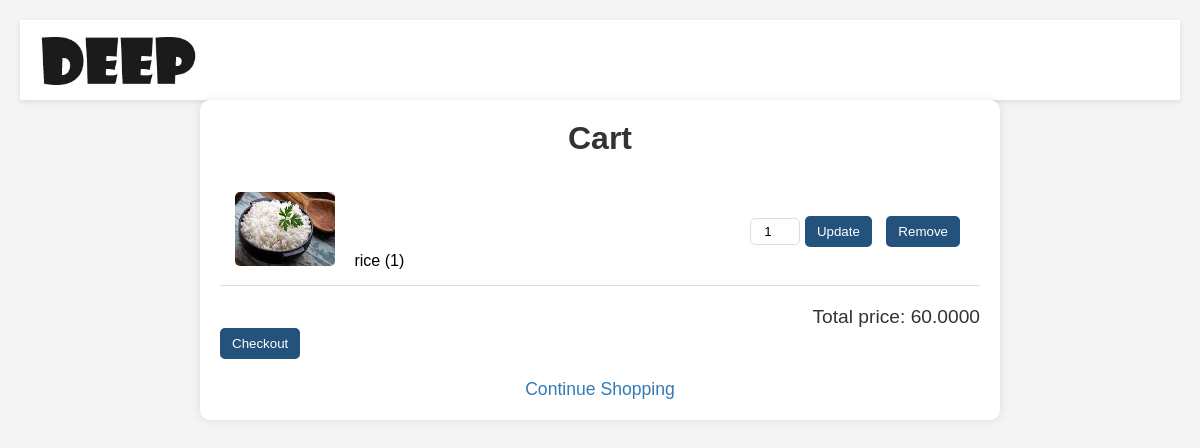
Page /cart/ (signed in) on the committed database.
### app1/models.py (models this page shows, shortened)
class CartItem(models.Model):
    cart = models.ForeignKey(Cart, on_delete=models.CASCADE)
    product = models.ForeignKey(Product, on_delete=models.CASCADE)
    quantity = models.PositiveIntegerField(default=1)

class Product(models.Model):
    id=models.IntegerField(primary_key=True)
    product_name=models.CharField(max_length=255)
    price=models.DecimalField(max_digits=10,decimal_places=2)
    discount_price=models.IntegerField()
    cat=[('acc','Accessories'),('sports','Sports'),('bag','Bag'),('food','food'),('default','Default')]
    category=models.CharField(max_length=100,choices=cat)
    image=models.ImageField()

class Cart(models.Model):
    user = models.ForeignKey('auth.User', on_delete=models.CASCADE)
    total_price = models.DecimalField(max_digits=10, decimal_places=4, default=0.00)

### app1/views.py (the view)
# urls.py: path('cart/', cart_view, name='cart_view'),
@login_required
def cart_view(request):
    cart, created = Cart.objects.get_or_create(user=request.user)
    cart_items = CartItem.objects.filter(cart=cart)
    total_price = cart.total_price
    return render(request, 'app1/cart.html', {'cart_items': cart_items, 'total_price': total_price})

### app1/templates/app1/cart.html (shortened to what this page needs)
<!DOCTYPE html>
<html lang="en">
<head>
    {% load static %}
    <link rel="stylesheet" href="{% static 'app1/cart_style.css' %}">
    <link rel="stylesheet" href="https://cdnjs.cloudflare.com/ajax/libs/font-awesome/6.0.0-beta3/css/all.min.css">
</head>
<body>
<header>
    <nav>
        <a href="{% url 'home' %}">
            <img src="{% static 'app1/images/DG.JPG' %}" height="60px" alt="Logo">
        </a>
    </nav>
</header>
<div class="cart-container">
    <h1>Cart</h1>
    <ul>
        {% for item in cart_items %}
            <li>
                <div class="product-info">
                    <img src="{{ item.product.image.url }}" alt="{{ item.product.product_name }}">
                    <span>{{ item.product.product_name }} ({{ item.quantity }})</span>
                </div>
                <div class="actions">
                    <form action="{% url 'update_cart' item.id %}" method="post">
                        <input type="number" name="quantity" value="{{ item.quantity }}" min="1">
                        <button type="submit">Update</button>
                    </form>
                    <form action="{% url 'remove_from_cart' item.id %}" method="post">
                        <button type="submit">Remove</button>
                    </form>
                </div>
            </li>
        {% endfor %}
    </ul>
    <p>Total price: {{ total_price }}</p>
    <form action="{% url 'checkout' %}" method="post">
        <button type="submit">Checkout</button>
    </form>
    <div class="continue-shopping">
        <a href="{% url 'home' %}">Continue Shopping</a>
    </div>
</div>
</body>
</html>

### app1/static/app1/cart_style.css (style rules this page uses)
* { margin: 0; padding: 0; box-sizing: border-box; }
body { font-family: 'Arial', sans-serif; background-color: #f4f4f4; margin: 0; padding: 20px; }
header { background-color: #ffffff; padding: 10px 20px; box-shadow: 0 2px 5px rgba(0, 0, 0, 0.1); }
header nav img { vertical-align: middle; }
h1 { font-size: 2em; color: #333; text-align: center; margin-bottom: 20px; }
.cart-container { max-width: 800px; margin: 0 auto; padding: 20px; background-color: #ffffff; border-radius: 10px; box-shadow: 0 0 10px rgba(0, 0, 0, 0.1); }
ul { list-style-type: none; padding: 0; }
ul li { display: flex; align-items: center; justify-content: space-between; padding: 15px; border-bottom: 1px solid #ddd; }
ul li img { max-width: 100px; max-height: 100px; margin-right: 15px; border-radius: 5px; object-fit: cover; }
ul li form { display: inline-block; margin: 0 5px; }
ul li input[type="number"] { width: 50px; padding: 5px; border: 1px solid #ddd; border-radius: 5px; text-align: center; }
button { padding: 8px 12px; background-color: #01ff0e; color: white; border: none; border-radius: 5px; cursor: pointer; transition: background-color 0.3s ease; }
button[type="submit"]:last-of-type { background-color: #23527c; }
p { text-align: right; font-size: 1.2em; margin-top: 20px; color: #333; }
a { text-decoration: none; color: #337ab7; transition: color 0.3s ease; }
.continue-shopping { display: block; text-align: center; margin-top: 20px; font-size: 1.1em; }

### rows in the picture
CartItem: product.image (picture), product.product_name "rice", quantity "1"
Cart: total_price "60.0000"
